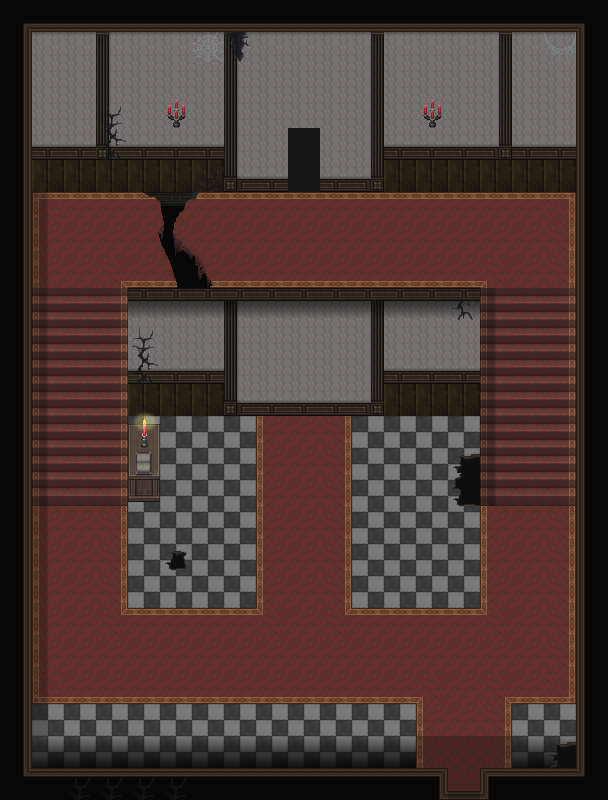

Rendered tile map (Tiled .tmx) drawn with the repository's tilesets; below, a short description and the map source with its tile grids summarised:
An orthogonal 19x25 tile map with 32x32 px tiles, 14 tile layers (穴床, 床, 穴影, マット, ...), 18 tilesets.

<map version="1.10" tiledversion="1.11.2" orientation="orthogonal" renderorder="right-down" width="19" height="25" tilewidth="32" tileheight="32" infinite="0" nextlayerid="17" nextobjectid="1">
 <tileset firstgid="1" source="ModernI-A501.tsx" />
 <tileset firstgid="129" source="Inside-Town-A2-1.tsx" />
 <tileset firstgid="135" source="Inside-Town-A2-2.tsx" />
 <tileset firstgid="139" source="Inside-Town-A2.tsx" />
 <tileset firstgid="331" source="Inside-CastleTown-C.tsx" />
 <tileset firstgid="587" source="EuropeanI-B01.tsx" />
 <tileset firstgid="843" source="Wall01-01.tsx" />
 <tileset firstgid="855" source="BlackMagic02.tsx" />
 <tileset firstgid="903" source="EuropeanI-A201.tsx" />
 <tileset firstgid="1095" source="EuropeanI-B01-1.tsx" />
 <tileset firstgid="1104" source="EuropeanI-B01-2.tsx" />
 <tileset firstgid="1120" source="Inside-Town-D.tsx" />
 <tileset firstgid="1376" source="Inside-Town-E.tsx" />
 <tileset firstgid="1632" source="Bridge1-F.tsx" />
 <tileset firstgid="1888" source="I2YfFtP.tsx" />
 <tileset firstgid="2848" source="boeRTaV.tsx" />
 <tileset firstgid="3872" source="Inside-Town-A2-3.tsx" />
 <tileset firstgid="3881" source="black.tsx" />
 <layer id="13" name="穴床" width="19" height="25" locked="1">
  <data>[475 cells, 4 non-empty, 1 distinct tile ids]</data>
 </layer>
 <layer id="1" name="床" width="19" height="25" locked="1">
  <data>[475 cells, 475 non-empty, 4 distinct tile ids]</data>
 </layer>
 <layer id="12" name="穴影" width="19" height="25" locked="1" opacity="0.63">
  <data>[475 cells, 6 non-empty, 2 distinct tile ids]</data>
 </layer>
 <layer id="2" name="マット" width="19" height="25" locked="1">
  <data>[475 cells, 142 non-empty, 13 distinct tile ids]</data>
 </layer>
 <layer id="6" name="影2" width="19" height="25" locked="1" opacity="0.13">
  <data>[475 cells, 76 non-empty, 1 distinct tile ids]</data>
 </layer>
 <layer id="5" name="壁" width="19" height="25" locked="1">
  <data>[475 cells, 211 non-empty, 21 distinct tile ids]</data>
 </layer>
 <layer id="8" name="影3" width="19" height="25" locked="1" opacity="0.93">
  <data>[475 cells, 46 non-empty, 4 distinct tile ids]</data>
 </layer>
 <layer id="7" name="オブジェクト" width="19" height="25" locked="1">
  <data>[475 cells, 14 non-empty, 6 distinct tile ids]</data>
 </layer>
 <layer id="15" name="判定ありオブジェクト" width="19" height="25" locked="1">
  <data>[475 cells, 15 non-empty, 15 distinct tile ids]</data>
 </layer>
 <layer id="10" name="オブジェクト2" width="19" height="25" locked="1">
  <data>[475 cells, 5 non-empty, 3 distinct tile ids]</data>
 </layer>
 <layer id="14" name="壁2" width="19" height="25" locked="1">
  <data>[475 cells, 11 non-empty, 1 distinct tile ids]</data>
 </layer>
 <layer id="3" name="階段" width="19" height="25" locked="1">
  <data>[475 cells, 42 non-empty, 6 distinct tile ids]</data>
 </layer>
 <layer id="9" name="影" width="19" height="25" locked="1" opacity="0.36">
  <data>[475 cells, 475 non-empty, 1 distinct tile ids]</data>
 </layer>
 <layer id="11" name="明かり" width="19" height="25" locked="1">
  <data>[475 cells, 2 non-empty, 2 distinct tile ids]</data>
 </layer>
</map>
